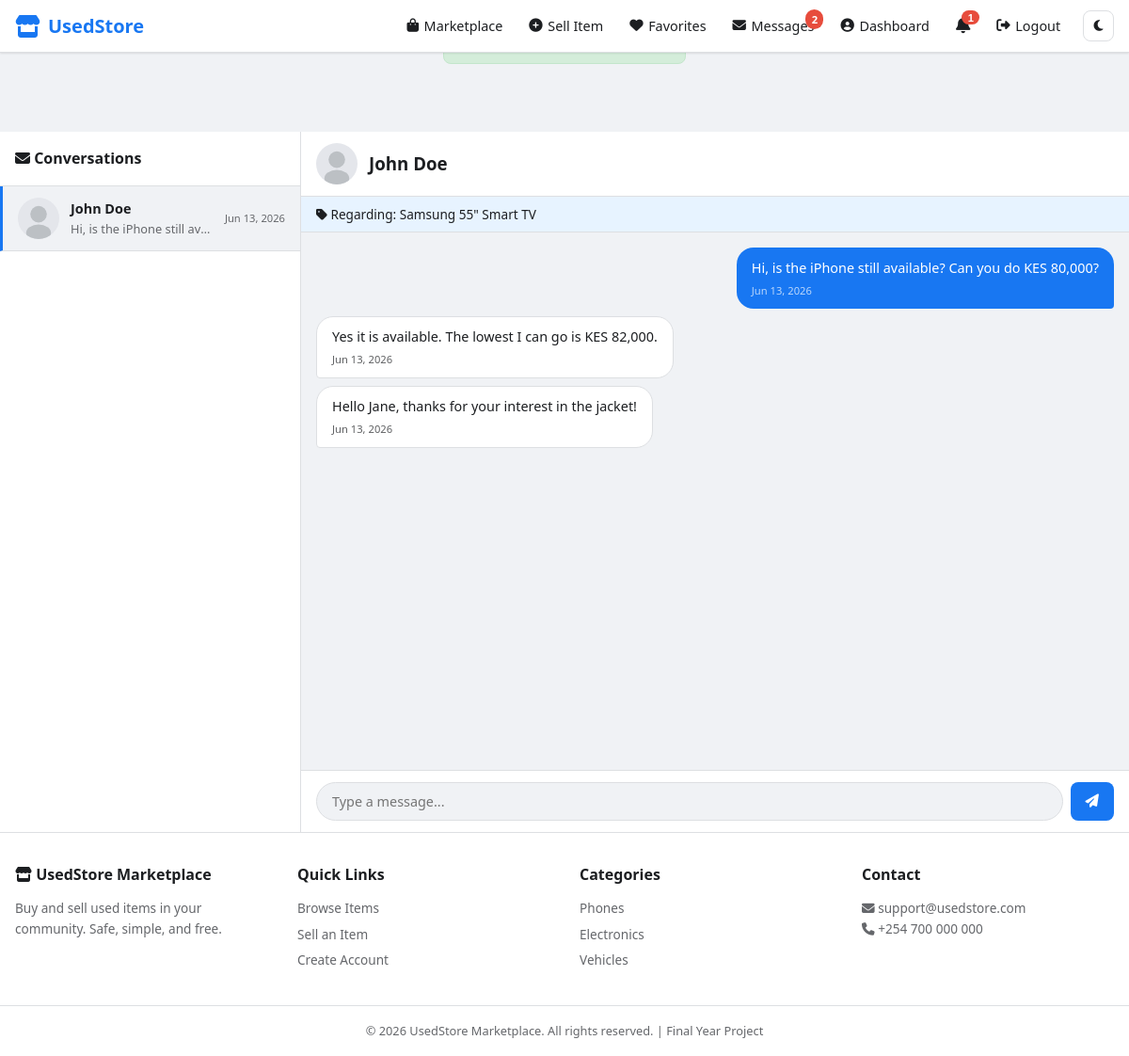
Page /pages/messages.php?user=2&product=2 (signed in) on the committed database.
### tables this page shows
CREATE TABLE users (
    id              INT AUTO_INCREMENT PRIMARY KEY,
    full_name       VARCHAR(100) NOT NULL,
    email           VARCHAR(150) NOT NULL UNIQUE,
    phone           VARCHAR(20) NOT NULL,
    password        VARCHAR(255) NOT NULL,
    profile_picture VARCHAR(255) DEFAULT 'default-avatar.png',
    role            ENUM('user', 'admin') NOT NULL DEFAULT 'user',
    status          ENUM('active', 'blocked') NOT NULL DEFAULT 'active',
    created_at      TIMESTAMP DEFAULT CURRENT_TIMESTAMP,
    updated_at      TIMESTAMP DEFAULT CURRENT_TIMESTAMP ON UPDATE CURRENT_TIMESTAMP
);

CREATE TABLE products (
    id          INT AUTO_INCREMENT PRIMARY KEY,
    user_id     INT NOT NULL,
    category_id INT NOT NULL,
    title       VARCHAR(200) NOT NULL,
    description TEXT NOT NULL,
    price       DECIMAL(10, 2) NOT NULL,
    location    VARCHAR(150) NOT NULL,
    condition_type ENUM('new', 'used') NOT NULL DEFAULT 'used',
    status      ENUM('pending', 'approved', 'rejected', 'sold') NOT NULL DEFAULT 'pending',
    views       INT NOT NULL DEFAULT 0,
    date_posted TIMESTAMP DEFAULT CURRENT_TIMESTAMP,
    updated_at  TIMESTAMP DEFAULT CURRENT_TIMESTAMP ON UPDATE CURRENT_TIMESTAMP,
    FOREIGN KEY (user_id) REFERENCES users(id) ON DELETE CASCADE,
    FOREIGN KEY (category_id) REFERENCES categories(id) ON DELETE RESTRICT,
    INDEX idx_status (status),
    INDEX idx_price (price),
    INDEX idx_location (location),
    INDEX idx_date_posted (date_posted)
);

CREATE TABLE messages (
    id              INT AUTO_INCREMENT PRIMARY KEY,
    sender_id       INT NOT NULL,
    receiver_id     INT NOT NULL,
    product_id      INT DEFAULT NULL,
    message         TEXT NOT NULL,
    is_read         TINYINT(1) NOT NULL DEFAULT 0,
    created_at      TIMESTAMP DEFAULT CURRENT_TIMESTAMP,
    FOREIGN KEY (sender_id) REFERENCES users(id) ON DELETE CASCADE,
    FOREIGN KEY (receiver_id) REFERENCES users(id) ON DELETE CASCADE,
    FOREIGN KEY (product_id) REFERENCES products(id) ON DELETE SET NULL,
    INDEX idx_conversation (sender_id, receiver_id)
);

### includes/functions.php (called while the page is built, shortened)
<?php
require_once __DIR__ . '/../config/database.php';
function sanitize(string $input): string
{
    return htmlspecialchars(trim($input), ENT_QUOTES, 'UTF-8');
}
function isLoggedIn(): bool
{
    return isset($_SESSION['user_id']);
}
function getCurrentUser(): ?array
{
    global $pdo;
    $stmt = $pdo->prepare('SELECT * FROM users WHERE id = ? AND status = "active"');
    $stmt->execute([$_SESSION['user_id']]);
    return $stmt->fetch() ?: null;
}
function timeAgo(string $datetime): string
{
    $time = strtotime($datetime);
    $diff = time() - $time;
    return date('M j, Y', $time);
}
function getProfileImage(?string $path): string
{
    return SITE_URL . '/assets/images/default-avatar.svg';
}

### pages/messages.php (the view, shortened to what this page needs)
<?php
require_once __DIR__ . '/../includes/functions.php';
$userId = $_SESSION['user_id'];
$chatUserId = (int) ($_GET['user'] ?? 0);
$productId = (int) ($_GET['product'] ?? 0);
$convStmt = $pdo->prepare(
    "SELECT u.id, u.full_name, u.profile_picture,
            (SELECT message FROM messages
             WHERE (sender_id = ? AND receiver_id = u.id) OR (sender_id = u.id AND receiver_id = ?)
             ORDER BY created_at DESC LIMIT 1) AS last_message,
            (SELECT created_at FROM messages
             WHERE (sender_id = ? AND receiver_id = u.id) OR (sender_id = u.id AND receiver_id = ?)
             ORDER BY created_at DESC LIMIT 1) AS last_time,
            (SELECT COUNT(*) FROM messages WHERE sender_id = u.id AND receiver_id = ? AND is_read = 0) AS unread
     FROM users u
     WHERE u.id IN (
         SELECT DISTINCT CASE WHEN sender_id = ? THEN receiver_id ELSE sender_id END
         FROM messages WHERE sender_id = ? OR receiver_id = ?
     )
     ORDER BY last_time DESC"
);
$convStmt->execute([$userId, $userId, $userId, $userId, $userId, $userId, $userId, $userId]);
$conversations = $convStmt->fetchAll();
$messages = [];
$chatUser = null;
$chatProduct = null;
if ($chatUserId) {
    $userStmt = $pdo->prepare('SELECT * FROM users WHERE id = ?');
    $userStmt->execute([$chatUserId]);
    $chatUser = $userStmt->fetch();
    if ($chatUser) {
        $msgStmt = $pdo->prepare(
            'SELECT m.*, u.full_name AS sender_name
             FROM messages m JOIN users u ON m.sender_id = u.id
             WHERE (m.sender_id = ? AND m.receiver_id = ?) OR (m.sender_id = ? AND m.receiver_id = ?)
             ORDER BY m.created_at ASC'
        );
        $msgStmt->execute([$userId, $chatUserId, $chatUserId, $userId]);
        $messages = $msgStmt->fetchAll();
        $pdo->prepare('UPDATE messages SET is_read = 1 WHERE sender_id = ? AND receiver_id = ? AND is_read = 0')
            ->execute([$chatUserId, $userId]);
    }
    if ($productId) {
        $prodStmt = $pdo->prepare('SELECT id, title FROM products WHERE id = ?');
        $prodStmt->execute([$productId]);
        $chatProduct = $prodStmt->fetch();
    }
}
require_once __DIR__ . '/../includes/header.php';
?>
<div class="messages-page">
    <div class="conversations-panel">
        <h3><i class="fas fa-envelope"></i> Conversations</h3>
        <?php if (empty($conversations)): ?>
            <p class="no-conversations">No conversations yet. Contact a seller from a product page.</p>
        <?php else: ?>
            <?php foreach ($conversations as $conv): ?>
                <a href="<?= SITE_URL ?>/pages/messages.php?user=<?= $conv['id'] ?>"
                   class="conversation-item <?= $chatUserId == $conv['id'] ? 'active' : '' ?>">
                    <img src="<?= getProfileImage($conv['profile_picture']) ?>" alt="" class="conv-avatar">
                    <div class="conv-info">
                        <h4><?= sanitize($conv['full_name']) ?>
                        </h4>
                        <p><?= sanitize(substr($conv['last_message'] ?? '', 0, 50)) ?></p>
                    </div>
                    <span class="conv-time"><?= $conv['last_time'] ? timeAgo($conv['last_time']) : '' ?></span>
                </a>
            <?php endforeach; ?>
        <?php endif; ?>
    </div>
    <div class="chat-panel">
        <?php if ($chatUser): ?>
            <div class="chat-header">
                <img src="<?= getProfileImage($chatUser['profile_picture']) ?>" alt="" class="conv-avatar">
                <h3><?= sanitize($chatUser['full_name']) ?></h3>
            </div>
            <?php if ($chatProduct): ?>
                <div class="chat-product-ref">
                    <i class="fas fa-tag"></i> Regarding: <?= sanitize($chatProduct['title']) ?>
                </div>
            <?php endif; ?>
            <div class="chat-messages" id="chatMessages">
                <?php foreach ($messages as $msg): ?>
                    <div class="message-bubble <?= $msg['sender_id'] == $userId ? 'sent' : 'received' ?>">
                        <p><?= nl2br(sanitize($msg['message'])) ?></p>
                        <span class="msg-time"><?= timeAgo($msg['created_at']) ?></span>
                    </div>
                <?php endforeach; ?>
            </div>
            <form method="POST" class="chat-input-form">
                <input type="text" name="message" placeholder="Type a message..." required autocomplete="off">
                <button type="submit" class="btn btn-primary"><i class="fas fa-paper-plane"></i></button>
            </form>
        <?php endif; ?>
    </div>
</div>
<?php require_once __DIR__ . '/../includes/footer.php'; ?>

### assets/css/style.css (style rules this page uses)
:root { --primary: #1877f2; --primary-dark: #166fe5; --primary-light: #e7f3ff; --secondary: #42b72a; --danger: #e74c3c; --warning: #f39c12; --success: #27ae60; --bg: #f0f2f5; --bg-card: #ffffff; --text: #1c1e21; --text-muted: #65676b; --border: #dddfe2; --shadow: 0 1px 2px rgba(0,0,0,.1); --shadow-lg: 0 4px 12px rgba(0,0,0,.15); --radius: 8px; --radius-lg: 12px; --nav-height: 56px; --transition: 0.2s ease; --font: 'Segoe UI', system-ui, -apple-system, sans-serif; }
*, *::before, *::after { box-sizing: border-box; margin: 0; padding: 0; }
html { scroll-behavior: smooth; }
body { font-family: var(--font); background: var(--bg); color: var(--text); line-height: 1.6; min-height: 100vh; display: flex; flex-direction: column; }
a { color: var(--primary); text-decoration: none; }
img { max-width: 100%; height: auto; display: block; }
.btn { display: inline-flex; align-items: center; gap: 0.4rem; padding: 0.5rem 1rem; border: none; border-radius: var(--radius); font-size: 0.9rem; font-weight: 600; cursor: pointer; transition: all var(--transition); text-decoration: none; font-family: inherit; }
.btn-primary { background: var(--primary); color: #fff; }
.messages-page { display: flex; height: calc(100vh - var(--nav-height)); max-width: 1200px; margin: 0 auto; }
.conversations-panel { width: 320px; flex-shrink: 0; background: var(--bg-card); border-right: 1px solid var(--border); overflow-y: auto; }
.conversations-panel h3 { padding: 1rem; border-bottom: 1px solid var(--border); font-size: 1rem; }
.conversation-item { display: flex; align-items: center; gap: 0.75rem; padding: 0.75rem 1rem; text-decoration: none; color: var(--text); border-bottom: 1px solid var(--border); transition: background var(--transition); }
.conversation-item:hover, .conversation-item.active { background: var(--bg); text-decoration: none; }
.conversation-item.active { border-left: 3px solid var(--primary); }
.conv-avatar { width: 44px; height: 44px; border-radius: 50%; object-fit: cover; flex-shrink: 0; }
.conv-info { flex: 1; min-width: 0; }
.conv-info h4 { font-size: 0.9rem; display: flex; align-items: center; gap: 0.5rem; }
.conv-info p { font-size: 0.8rem; color: var(--text-muted); white-space: nowrap; overflow: hidden; text-overflow: ellipsis; }
.conv-time { font-size: 0.7rem; color: var(--text-muted); flex-shrink: 0; }
.chat-panel { flex: 1; display: flex; flex-direction: column; background: var(--bg); }
.chat-header { display: flex; align-items: center; gap: 0.75rem; padding: 0.75rem 1rem; background: var(--bg-card); border-bottom: 1px solid var(--border); }
.chat-product-ref { padding: 0.5rem 1rem; background: var(--primary-light); font-size: 0.85rem; border-bottom: 1px solid var(--border); }
.chat-messages { flex: 1; overflow-y: auto; padding: 1rem; display: flex; flex-direction: column; gap: 0.5rem; }
.message-bubble { max-width: 70%; padding: 0.6rem 1rem; border-radius: 18px; font-size: 0.9rem; }
.message-bubble.sent { align-self: flex-end; background: var(--primary); color: #fff; border-bottom-right-radius: 4px; }
.message-bubble.received { align-self: flex-start; background: var(--bg-card); border: 1px solid var(--border); border-bottom-left-radius: 4px; }
.msg-time { display: block; font-size: 0.7rem; opacity: 0.7; margin-top: 0.25rem; }
.chat-input-form { display: flex; gap: 0.5rem; padding: 0.75rem 1rem; background: var(--bg-card); border-top: 1px solid var(--border); }
.chat-input-form input { flex: 1; padding: 0.6rem 1rem; border: 1px solid var(--border); border-radius: 24px; font-size: 0.9rem; background: var(--bg); color: var(--text); font-family: inherit; }

### rows in the picture
users: full_name "John Doe", last_message "Hi, is the iPhone still av…", last_time "Jun 13, 2026"
products: title "Samsung 55\" Smart TV"
messages: message "Hi, is the iPhone still available? Can you do KES 80,000?", created_at "Jun 13, 2026"
messages: message "Yes it is available. The lowest I can go is KES 82,000.", created_at "Jun 13, 2026"
messages: message "Hello Jane, thanks for your interest in the jacket!", created_at "Jun 13, 2026"

### other values in the picture
$unreadMessages "2"
$unreadNotifications "1"
